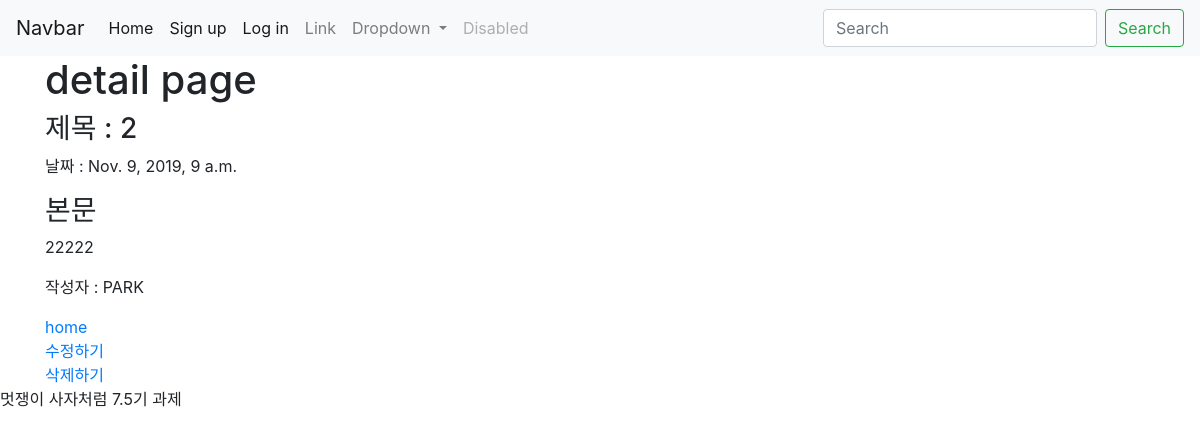
Page /myapp/2 on the committed database.
### myapp/models.py (models this page shows, shortened)
class Post(models.Model):
    title = models.CharField(max_length=200)
    date = models.DateTimeField('data published')
    body = models.TextField()
    writer = models.CharField(max_length=200, default="PARK")

### myapp/views.py (the view)
# urls.py: path('<int:post_id>', views.detail, name = "detail"),
def detail(request, post_id):
    post_detail = get_object_or_404(Post, pk = post_id)
    return render(request, 'detail.html', {'post':post_detail})

### myapp/templates/detail.html
{% extends 'base.html' %}
{% block content %}
<h1>detail page</h1>
<h3>제목 : {{post.title}}</h3>
<p>날짜 : {{post.date}}</p>
<h3>본문</h3>
<P>{{post.body}}</P>
<p>작성자 : {{post.writer}}</p>
<a href="{% url 'home' %}"> home </a>
<br>
<a href="{% url 'edit' post.id %}">수정하기</a>
<br>
<a href="{% url 'delete' post.id %}">삭제하기</a>
<br>
{% endblock %}

### rows in the picture
Post: title "2", date "Nov. 9, 2019, 9 a.m.", body "22222", writer "PARK"
